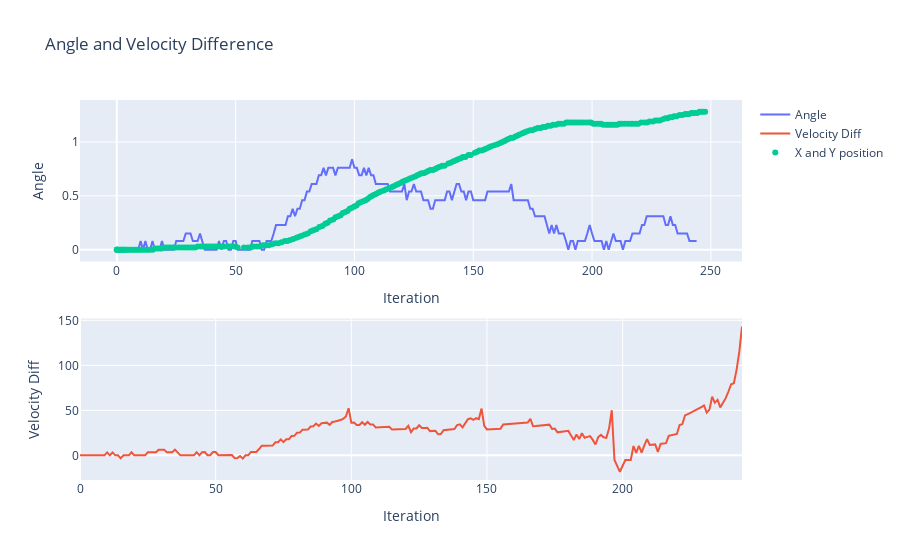

Notebook source saved alongside this figure:
### Markdown cell above
### Showing desired angle and Velocity diff

### Code cell
import plotly.graph_objects as go
from plotly.subplots import make_subplots

velocity_diff = target_velocities_left_array - target_velocities_right_array

# Create a subplot grid with 2 rows and 1 column
fig = make_subplots(rows=2, cols=1)

# Add the angle trace to the first row
fig.add_trace(go.Scatter(y=angles_array[0:245], mode='lines', name='Angle'), row=1, col=1)

# Add the velocity difference trace to the second row
fig.add_trace(go.Scatter(y=velocity_diff[0:245], mode='lines', name='Velocity Diff'), row=2, col=1)

fig.add_trace(go.Scatter(x=positions_array[:245, 0], y=positions_array[:245, 1],name="X and Y position", mode='markers'))

# Set the axis labels for the first row
fig.update_xaxes(title_text='Iteration', row=1, col=1)
fig.update_yaxes(title_text='Angle', row=1, col=1)

# Set the axis labels for the second row
fig.update_xaxes(title_text='Iteration', row=2, col=1)
fig.update_yaxes(title_text='Velocity Diff', row=2, col=1)

# Set the plot title
fig.update_layout(title='Angle and Velocity Difference')

# Show the plot
fig.show()


# Save the plot in offline mode
fig.write_html('Angle and Velocity.html')

### Figure 1 — Plotly figure (JSON) as saved in the notebook; plotly's stock layout.template omitted (floating-point values rounded to 4 significant figures; data arrays with more than 128 entries replaced by an {"elided": "..."} marker saying what was removed)
{"data": [{"mode": "lines", "name": "Angle", "type": "scatter", "xaxis": "x", "y": {"elided": "245 float values"}, "yaxis": "y"}, {"mode": "lines", "name": "Velocity Diff", "type": "scatter", "xaxis": "x2", "y": {"elided": "245 float values"}, "yaxis": "y2"}, {"mode": "markers", "name": "X and Y position", "type": "scatter", "x": {"elided": "245 float values"}, "y": {"elided": "245 float values"}}], "layout": {"title": {"text": "Angle and Velocity Difference"}, "xaxis": {"anchor": "y", "domain": [0, 1], "title": {"text": "Iteration"}}, "xaxis2": {"anchor": "y2", "domain": [0, 1], "title": {"text": "Iteration"}}, "yaxis": {"anchor": "x", "domain": [0.575, 1], "title": {"text": "Angle"}}, "yaxis2": {"anchor": "x2", "domain": [0, 0.425], "title": {"text": "Velocity Diff"}}}}
